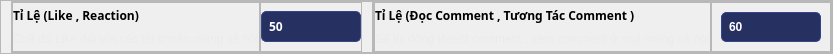
                         <widget class="QFrame" name="frame_100">
                          <property name="maximumSize">
                           <size>
                            <width>16777215</width>
                            <height>50</height>
                           </size>
                          </property>
                          <property name="styleSheet">
                           <string notr="true">QFrame#frame_100{
border-bottom:0.5px solid #2f3d7a;
padding-bottom:4px;
}</string>
                          </property>
                          <property name="frameShape">
                           <enum>QFrame::StyledPanel</enum>
                          </property>
                          <property name="frameShadow">
                           <enum>QFrame::Raised</enum>
                          </property>
                          <layout class="QHBoxLayout" name="horizontalLayout_73">
                           <property name="spacing">
                            <number>0</number>
                           </property>
                           <property name="leftMargin">
                            <number>10</number>
                           </property>
                           <property name="topMargin">
                            <number>0</number>
                           </property>
                           <property name="rightMargin">
                            <number>0</number>
                           </property>
                           <property name="bottomMargin">
                            <number>0</number>
                           </property>
                           <item>
                            <widget class="QFrame" name="frame_101">
                             <property name="frameShape">
                              <enum>QFrame::StyledPanel</enum>
                             </property>
                             <property name="frameShadow">
                              <enum>QFrame::Raised</enum>
                             </property>
                             <layout class="QHBoxLayout" name="horizontalLayout_80">
                              <property name="spacing">
                               <number>0</number>
                              </property>
                              <property name="leftMargin">
                               <number>0</number>
                              </property>
                              <property name="topMargin">
                               <number>0</number>
                              </property>
                              <property name="rightMargin">
                               <number>10</number>
                              </property>
                              <property name="bottomMargin">
                               <number>0</number>
                              </property>
                              <item>
                               <widget class="QFrame" name="frame_109">
                                <property name="frameShape">
                                 <enum>QFrame::StyledPanel</enum>
                                </property>
                                <property name="frameShadow">
                                 <enum>QFrame::Raised</enum>
                                </property>
                                <layout class="QVBoxLayout" name="verticalLayout_41">
                                 <property name="spacing">
                                  <number>0</number>
                                 </property>
                                 <property name="leftMargin">
                                  <number>0</number>
                                 </property>
                                 <property name="topMargin">
                                  <number>0</number>
                                 </property>
                                 <property name="rightMargin">
                                  <number>0</number>
                                 </property>
                                 <property name="bottomMargin">
                                  <number>0</number>
                                 </property>
                                 <item>
                                  <widget class="QLabel" name="label_29">
                                   <property name="font">
                                    <font>
                                     <family>MesloLGLDZ Nerd Font</family>
                                     <weight>75</weight>
                                     <bold>true</bold>
                                    </font>
                                   </property>
                                   <property name="text">
                                    <string>Tỉ Lệ (Like , Reaction)</string>
                                   </property>
                                  </widget>
                                 </item>
                                 <item>
                                  <widget class="QLabel" name="label_30">
                                   <property name="styleSheet">
                                    <string notr="true">color: rgb(235, 235, 235);</string>
                                   </property>
                                   <property name="text">
                                    <string>Chế độ Like đối với các tài khoản mạng xã hội</string>
                                   </property>
                                  </widget>
                                 </item>
                                </layout>
                               </widget>
                              </item>
                              <item alignment="Qt::AlignRight">
                               <widget class="QFrame" name="FrameLineEdit">
                                <property name="maximumSize">
                                 <size>
                                  <width>200</width>
                                  <height>16777215</height>
                                 </size>
                                </property>
                                <property name="frameShape">
                                 <enum>QFrame::StyledPanel</enum>
                                </property>
                                <property name="frameShadow">
                                 <enum>QFrame::Raised</enum>
                                </property>
                                <layout class="QHBoxLayout" name="horizontalLayout_94">
                                 <property name="spacing">
                                  <number>0</number>
                                 </property>
                                 <property name="leftMargin">
                                  <number>0</number>
                                 </property>
                                 <property name="topMargin">
                                  <number>0</number>
                                 </property>
                                 <property name="rightMargin">
                                  <number>0</number>
                                 </property>
                                 <property name="bottomMargin">
                                  <number>0</number>
                                 </property>
                                 <item alignment="Qt::AlignLeft">
                                  <widget class="QLineEdit" name="likePercent">
                                   <property name="minimumSize">
                                    <size>
                                     <width>0</width>
                                     <height>30</height>
                                    </size>
                                   </property>
                                   <property name="maximumSize">
                                    <size>
                                     <width>100</width>
                                     <height>16777215</height>
                                    </size>
                                   </property>
                                   <property name="font">
                                    <font>
                                     <family>MesloLGLDZ Nerd Font</family>
                                     <pointsize>9</pointsize>
                                     <weight>75</weight>
                                     <bold>true</bold>
                                    </font>
                                   </property>
                                   <property name="styleSheet">
                                    <string notr="true">QLineEdit{
color: rgb(255, 255, 255);
background-color: rgb(38, 49, 98);
border-radius:5px;
padding:5px;
border:1px solid #36458b;
}
QLineEdit:hover{
color: rgb(255, 255, 255);
background-color: rgb(38, 49, 98);
border-radius:5px;
border:1px solid #3a4a95;
padding:5px;
}
</string>
                                   </property>
                                   <property name="text">
                                    <string>50</string>
                                   </property>
                                   <property name="placeholderText">
                                    <string>0-&gt;100</string>
                                   </property>
                                  </widget>
                                 </item>
                                </layout>
                               </widget>
                              </item>
                             </layout>
                            </widget>
                           </item>
                           <item>
                            <widget class="QFrame" name="frame_110">
                             <property name="frameShape">
                              <enum>QFrame::StyledPanel</enum>
                             </property>
                             <property name="frameShadow">
                              <enum>QFrame::Raised</enum>
                             </property>
                             <layout class="QHBoxLayout" name="horizontalLayout_81">
                              <property name="spacing">
                               <number>0</number>
                              </property>
                              <property name="leftMargin">
                               <number>0</number>
                              </property>
                              <property name="topMargin">
                               <number>0</number>
                              </property>
                              <property name="rightMargin">
                               <number>0</number>
                              </property>
                              <property name="bottomMargin">
                               <number>0</number>
                              </property>
                              <item>
                               <widget class="QFrame" name="frame_111">
                                <property name="frameShape">
                                 <enum>QFrame::StyledPanel</enum>
                                </property>
                                <property name="frameShadow">
                                 <enum>QFrame::Raised</enum>
                                </property>
                                <layout class="QVBoxLayout" name="verticalLayout_42">
                                 <property name="spacing">
                                  <number>0</number>
                                 </property>
                                 <property name="leftMargin">
                                  <number>0</number>
                                 </property>
                                 <property name="topMargin">
                                  <number>0</number>
                                 </property>
                                 <property name="rightMargin">
                                  <number>0</number>
                                 </property>
                                 <property name="bottomMargin">
                                  <number>0</number>
                                 </property>
                                 <item>
                                  <widget class="QLabel" name="label_31">
                                   <property name="font">
                                    <font>
                                     <family>MesloLGLDZ Nerd Font</family>
                                     <weight>75</weight>
                                     <bold>true</bold>
                                    </font>
                                   </property>
                                   <property name="text">
                                    <string>Tỉ Lệ (Đọc Comment , Tương Tác Comment )</string>
                                   </property>
                                  </widget>
                                 </item>
                                 <item>
                                  <widget class="QLabel" name="label_32">
                                   <property name="styleSheet">
                                    <string notr="true">color: rgb(235, 235, 235);</string>
                                   </property>
                                   <property name="text">
                                    <string>Sẽ tự động React comment , xem comment ở mọi mạng xã hội</string>
                                   </property>
                                  </widget>
                                 </item>
                                </layout>
                               </widget>
                              </item>
                              <item alignment="Qt::AlignRight">
                               <widget class="QFrame" name="frame_132">
                                <property name="maximumSize">
                                 <size>
                                  <width>200</width>
                                  <height>16777215</height>
                                 </size>
                                </property>
                                <property name="frameShape">
                                 <enum>QFrame::StyledPanel</enum>
                                </property>
                                <property name="frameShadow">
                                 <enum>QFrame::Raised</enum>
                                </property>
                                <layout class="QVBoxLayout" name="verticalLayout_54">
                                 <item>
                                  <widget class="QLineEdit" name="ReadCommentPercent">
                                   <property name="minimumSize">
                                    <size>
                                     <width>0</width>
                                     <height>30</height>
                                    </size>
                                   </property>
                                   <property name="maximumSize">
                                    <size>
                                     <width>100</width>
                                     <height>16777215</height>
                                    </size>
                                   </property>
                                   <property name="font">
                                    <font>
                                     <pointsize>9</pointsize>
                                     <weight>75</weight>
                                     <bold>true</bold>
                                    </font>
                                   </property>
                                   <property name="styleSheet">
                                    <string notr="true">QLineEdit{
color: rgb(255, 255, 255);
background-color: rgb(38, 49, 98);
border-radius:5px;
padding:5px;
border:1px solid #36458b;
}
QLineEdit:hover{
color: rgb(255, 255, 255);
background-color: rgb(38, 49, 98);
border-radius:5px;
border:1px solid #3a4a95;
padding:5px;
}
</string>
                                   </property>
                                   <property name="text">
                                    <string>60</string>
                                   </property>
                                   <property name="placeholderText">
                                    <string>0-&gt;100</string>
                                   </property>
                                  </widget>
                                 </item>
                                </layout>
                               </widget>
                              </item>
                             </layout>
                            </widget>
                           </item>
                          </layout>
                         </widget>
